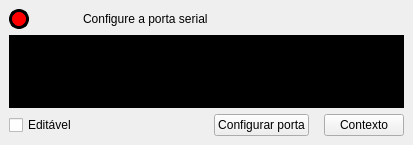
<?xml version="1.0" encoding="UTF-8"?>
<ui version="4.0">
 <class>Campo</class>
 <widget class="QMainWindow" name="Campo">
  <property name="geometry">
   <rect>
    <x>0</x>
    <y>0</y>
    <width>413</width>
    <height>145</height>
   </rect>
  </property>
  <property name="windowTitle">
   <string>Campo</string>
  </property>
  <widget class="QWidget" name="centralwidget">
   <layout class="QGridLayout" name="gridLayout">
    <item row="0" column="0">
     <widget class="QFrame" name="qfLed">
      <property name="minimumSize">
       <size>
        <width>20</width>
        <height>20</height>
       </size>
      </property>
      <property name="maximumSize">
       <size>
        <width>20</width>
        <height>20</height>
       </size>
      </property>
      <property name="styleSheet">
       <string notr="true">#qfLed 
{
background-color: red;
border: 3px solid darked;
border-radius: 10px;
}</string>
      </property>
      <property name="frameShape">
       <enum>QFrame::Shape::StyledPanel</enum>
      </property>
      <property name="frameShadow">
       <enum>QFrame::Shadow::Raised</enum>
      </property>
     </widget>
    </item>
    <item row="0" column="1">
     <widget class="QLabel" name="lbStatus">
      <property name="text">
       <string>Configure a porta serial</string>
      </property>
     </widget>
    </item>
    <item row="1" column="0" colspan="5">
     <widget class="QPlainTextEdit" name="pteMonitor">
      <property name="styleSheet">
       <string notr="true">#pteMonitor
{
background-color: black;
color: #AAFF00;
font-weight: bold;
font-size: 17px;
}</string>
      </property>
     </widget>
    </item>
    <item row="2" column="0">
     <widget class="QCheckBox" name="cbEdita">
      <property name="text">
       <string>Editável</string>
      </property>
     </widget>
    </item>
    <item row="2" column="1">
     <spacer name="horizontalSpacer">
      <property name="orientation">
       <enum>Qt::Orientation::Horizontal</enum>
      </property>
      <property name="sizeHint" stdset="0">
       <size>
        <width>259</width>
        <height>21</height>
       </size>
      </property>
     </spacer>
    </item>
    <item row="2" column="2">
     <widget class="QPushButton" name="pbCfg">
      <property name="text">
       <string>Configurar porta</string>
      </property>
     </widget>
    </item>
    <item row="2" column="3">
     <spacer name="horizontalSpacer_2">
      <property name="orientation">
       <enum>Qt::Orientation::Horizontal</enum>
      </property>
      <property name="sizeHint" stdset="0">
       <size>
        <width>258</width>
        <height>20</height>
       </size>
      </property>
     </spacer>
    </item>
    <item row="2" column="4">
     <widget class="QPushButton" name="pbContexto">
      <property name="text">
       <string>Contexto</string>
      </property>
     </widget>
    </item>
   </layout>
  </widget>
 </widget>
 <resources/>
 <connections/>
</ui>
